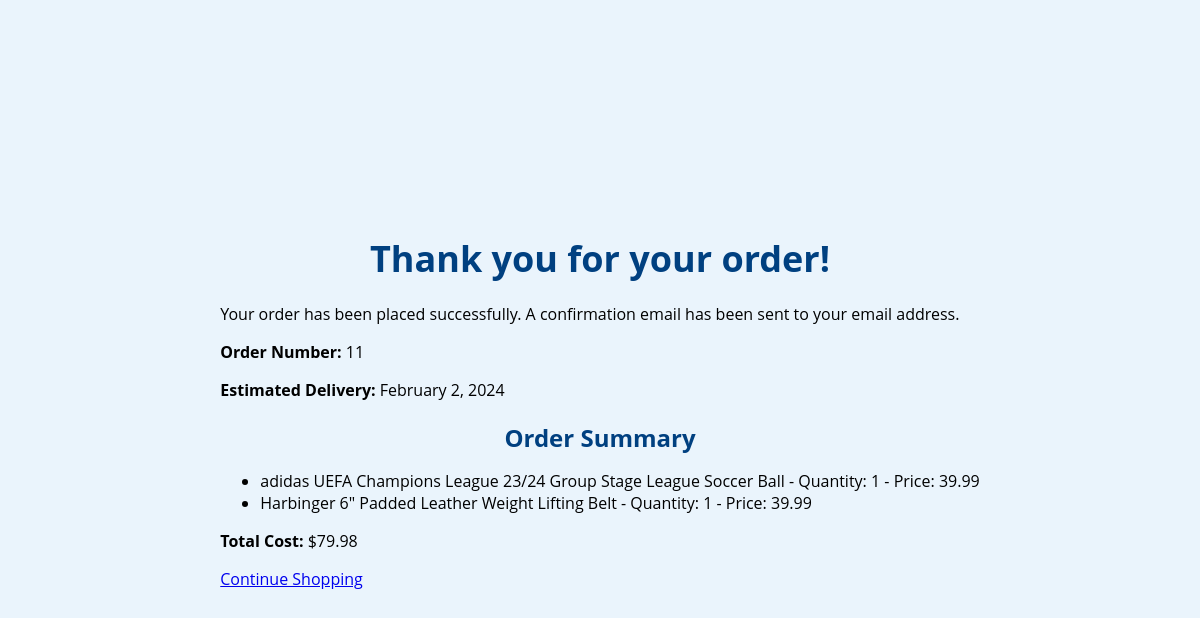
/order_confirmation/11/ (signed in), run on the app's committed database.
### shop/models.py (models this page shows, shortened)
class Order(models.Model):
    user = models.ForeignKey(settings.AUTH_USER_MODEL, on_delete=models.CASCADE) # this is the user who made the order
    created = models.DateTimeField(auto_now_add=True)
    updated = models.DateTimeField(auto_now=True)
    ordered = models.BooleanField(default=False)
    shipping_address = models.ForeignKey('ShippingAddress', related_name='orders', null=True, blank=True, on_delete=models.SET_NULL)

class OrderItem(models.Model):
    order = models.ForeignKey(Order, related_name='items', on_delete=models.CASCADE)
    equipment = models.ForeignKey(SportsEquipment, related_name='order_items', on_delete=models.CASCADE)
    quantity = models.PositiveIntegerField(default=1)
    price = models.DecimalField(max_digits=10, decimal_places=2)
    def get_cost(self):
        return self.price * self.quantity

class SportsEquipment(models.Model):
    name = models.CharField(max_length=100)
    equipment_type = models.CharField(max_length=100)
    brand = models.CharField(max_length=100)
    price = models.DecimalField(max_digits=10, decimal_places=2)
    description = models.TextField()
    image = models.ImageField(upload_to="images/")
    available = models.BooleanField(default=True)

### shop/views.py (the view)
# urls.py: path("order_confirmation/<int:order_id>/", views.order_confirmation, name="order_confirmation"),
@login_required
def order_confirmation(request, order_id):
    order = get_object_or_404(Order, id=order_id)
    cart_total = sum(item.get_cost() for item in order.items.all())
    cart_total = round(cart_total, 2)
    return render(request, 'order_confirmation.html', {'order': order,"cart_total": cart_total})

### shop/context_processors.py (called while the page is built)
def cart_processor(request):
    if request.user.is_authenticated:
        order, _ = Order.objects.get_or_create(user=request.user, ordered=False)
        return {'cart': order}
    return {}

### shop/templates/order_confirmation.html (shortened to what this page needs)
<!DOCTYPE html>
<html>
<head>
    {% load static %}
    <link href="{% static 'shop/style.css' %}" rel="stylesheet" >
</head>
<body>
    <div class="order-confirmation">
        <h1>Thank you for your order!</h1>
        <p>Your order has been placed successfully. A confirmation email has been sent to your email address.</p>
        <p><strong>Order Number:</strong> {{ order.id }}</p>
        <p><strong>Estimated Delivery:</strong> February 2, 2024</p>
        <h2>Order Summary</h2>
        <ul>
            {% for item in order.items.all %}
                <li>{{ item.equipment.name }} - Quantity: {{ item.quantity }} - Price: {{ item.price }}</li>
            {% empty %}
                <li>No items in order.</li>
            {% endfor %}
        </ul>
        <p><strong>Total Cost:</strong> ${{ cart_total }}</p>
        <a href="{% url 'home' %}">Continue Shopping</a>
    </div>
</body>
</html>

### shop/static/shop/style.css (style rules this page uses)
body { font-family: 'Open Sans', sans-serif; background-color: #eaf4fc; margin: 0; padding: 0; display: flex; justify-content: center; align-items: center; min-height: 100vh; }
h1, h2 { text-align: center; color: #008000; }
h1 { margin-bottom: 20px; font-size: 36px; color: #004080; }
h2 { margin-bottom: 10px; color: #004080; }
h3, p { color: #000000; }

### data on the page
Order: id "11"
OrderItem: equipment.name "adidas UEFA Champions League 23/24 Group Stage League Soccer Ball", quantity "1", price "39.99"
OrderItem: equipment.name "Harbinger 6\" Padded Leather Weight Lifting Belt", quantity "1", price "39.99"

### other printed values
{{ cart_total }} "79.98"
